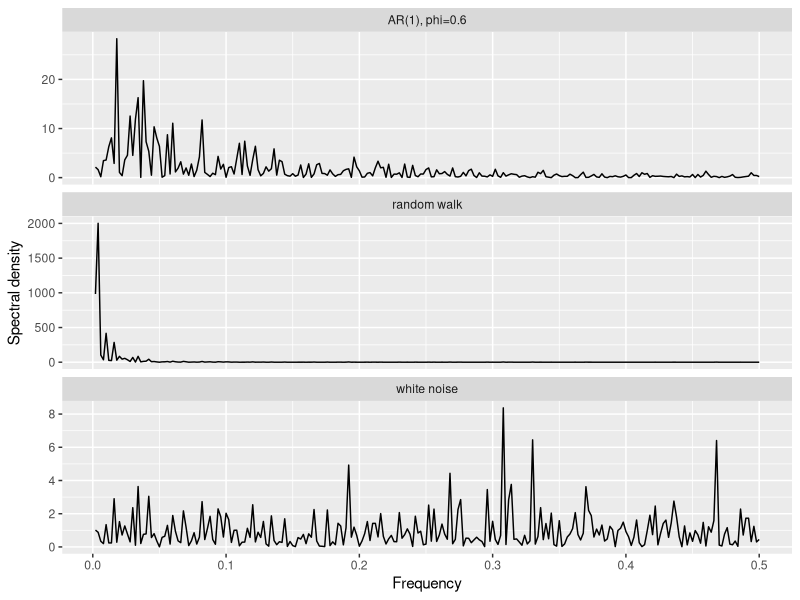

Write the R code that produced this figure.
# Solutions for The Frequency Domain chapter
# Instructor answer key. Not part of the book build (.R, ignored by Quarto).

library(tidyverse)

# ---------------------------------------------------------------------------
# Exercise 1: Three signals, three spectra
# ---------------------------------------------------------------------------
set.seed(11)
n <- 500
white <- rnorm(n)
ar1   <- as.numeric(arima.sim(model = list(ar = 0.6), n = n))
rw    <- cumsum(white)

spec_white <- spectrum(white, plot = FALSE)
spec_ar1   <- spectrum(ar1,   plot = FALSE)
spec_rw    <- spectrum(rw,    plot = FALSE)

bind_rows(
  tibble(series = "white noise", freq = spec_white$freq, spec = spec_white$spec),
  tibble(series = "AR(1), phi=0.6", freq = spec_ar1$freq, spec = spec_ar1$spec),
  tibble(series = "random walk", freq = spec_rw$freq, spec = spec_rw$spec)
) |>
  ggplot(aes(freq, spec)) +
  geom_line() +
  facet_wrap(~series, ncol = 1, scales = "free_y") +
  labs(x = "Frequency", y = "Spectral density")

cat("white noise low/high ratio:", spec_white$spec[1] / tail(spec_white$spec, 1), "\n")
cat("AR(1) low/high ratio:      ", spec_ar1$spec[1]   / tail(spec_ar1$spec, 1),   "\n")
cat("random walk low/high ratio:", spec_rw$spec[1]    / tail(spec_rw$spec, 1),    "\n")
# White noise is flat on average, but a raw, unsmoothed periodogram is a
# jagged, high-variance estimator even for pure noise: one bin can sit a
# thousand times taller than its neighbor for no reason at all. AR(1) with a
# positive phi gives classic red noise, power piled up at low frequencies and
# trailing off toward high ones (about a tenfold ratio here). The random walk
# takes that same shape and makes it extreme, thousands-fold, because a
# random walk isn't stationary: its variance grows with t (var = t * sigma^2,
# see the stationarity chapter), so nearly all its "power" collects at
# frequency zero. Running spectrum() on a random walk isn't wrong exactly,
# but it's answering a question the tool wasn't built for. A periodogram
# assumes the series is (weakly) stationary; feeding it a random walk is the
# frequency-domain version of fitting an ARMA model without checking whether
# a unit root is sitting there first.

# ---------------------------------------------------------------------------
# Exercise 2: Build your own cycles
# ---------------------------------------------------------------------------
set.seed(872)
n2  <- 1000
tm2 <- 1:n2
wav250 <- 0.3  * sin(2 * pi / 250 * tm2)
wav50  <- 0.75 * sin(2 * pi / 50  * tm2)
wav10  <- 1.00 * sin(2 * pi / 10  * tm2)
wav5   <- 0.50 * sin(2 * pi / 5   * tm2)
trendPart <- 0.01 * tm2
allWaveTrend <- wav250 + wav50 + wav10 + wav5 + trendPart + rnorm(n2)

spec_default   <- spectrum(allWaveTrend, plot = FALSE)                  # detrend = TRUE
spec_notrend   <- spectrum(allWaveTrend, detrend = FALSE, plot = FALSE)

cat("lowest-frequency bin, default (detrend = TRUE): ", spec_default$spec[1], "\n")
cat("lowest-frequency bin, detrend = FALSE:          ", spec_notrend$spec[1], "\n")
# spectrum()'s default is detrend = TRUE: it fits and removes a linear trend
# before running the Fourier transform, so a straightforward trend does NOT
# show up as a towering low-frequency spike the way you might expect (the
# four planted cycles still come out on top even with the trend added). Turn
# detrend off and the lowest-frequency bin jumps by roughly three orders of
# magnitude, because now the trend itself, the lowest-frequency "cycle"
# there is, dominates everything else in the plot. Neither setting is wrong;
# they answer different questions. detrend = TRUE asks "what cycles ride on
# top of any trend," which is usually what you want. detrend = FALSE shows
# you the trend's own footprint in the frequency domain, which is a good way
# to convince yourself that a trend really is just an extremely low
# frequency, not some separate kind of thing.
